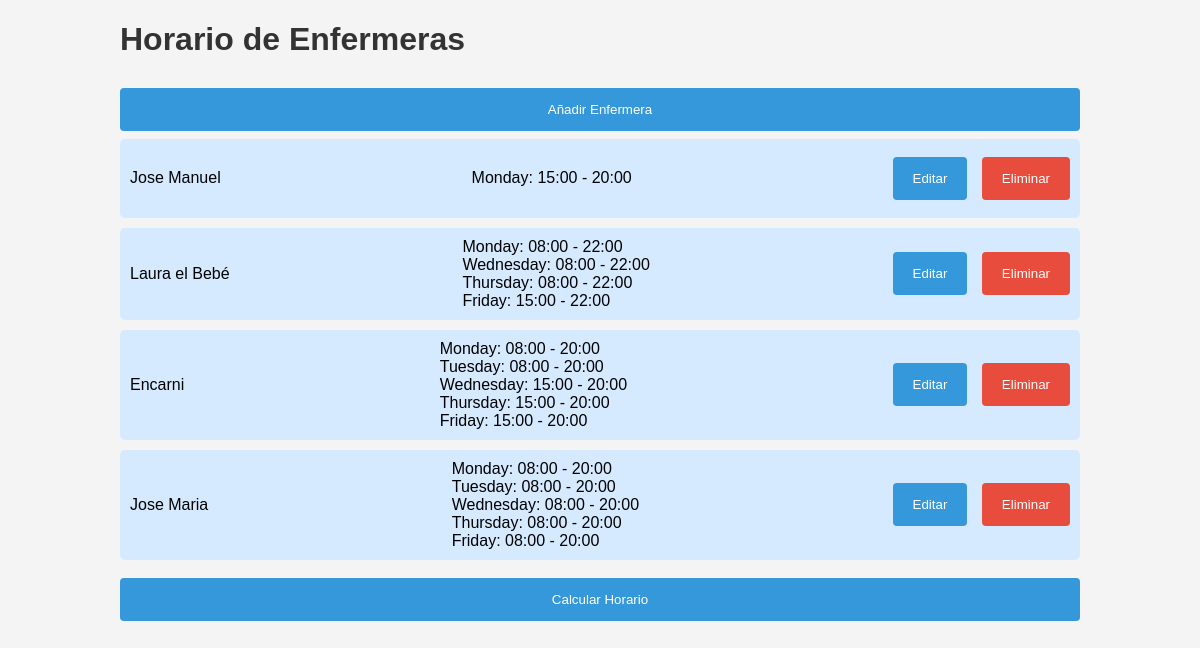
The page / on the database its author committed.
### models.py (models this page shows)
class Nurse(db.Model):
    id = db.Column(db.Integer, primary_key=True)
    name = db.Column(db.String(50), nullable=False)
    role = db.Column(db.String(50), nullable=False)  # Nuevo campo para roles
    availabilities = db.relationship('Availability', backref='nurse', cascade='all, delete-orphan', lazy=True)

class Availability(db.Model):
    id = db.Column(db.Integer, primary_key=True)
    nurse_id = db.Column(db.Integer, db.ForeignKey('nurse.id'), nullable=False)
    day = db.Column(db.String(50), nullable=False)
    start_time = db.Column(db.String(5), nullable=False)
    end_time = db.Column(db.String(5), nullable=False)

### app.py (the view)
@app.route('/')
def index():
    nurses = Nurse.query.all()
    return render_template('index.html', nurses=nurses)

### templates/index.html (shortened to what this page needs)
<!DOCTYPE html>
<html lang="en">
<head>
    <link rel="stylesheet" href="{{ url_for('static', filename='styles.css') }}">
</head>
<body>
    <div class="container">
        <h1>Horario de Enfermeras</h1>
        <button onclick="window.location.href='/add_nurse_form'">Añadir Enfermera</button>
        <div>
            {% for nurse in nurses %}
                <div class="nurse-list">
                    <span>{{ nurse.name }}</span>
                    <span>
                        {% for availability in nurse.availabilities %}
                            <div>{{ availability.day }}: {{ availability.start_time }} - {{ availability.end_time }}</div>
                        {% endfor %}
                    </span>
                    <span>
                        <button onclick="window.location.href='/edit_nurse_form/{{ nurse.id }}'">Editar</button>
                        <button class="cancel" onclick="window.location.href='/delete_nurse/{{ nurse.id }}'">Eliminar</button>
                    </span>
                </div>
            {% endfor %}
        </div>
        <button onclick="window.location.href='/generate_schedule'">Calcular Horario</button>
    </div>
</body>
</html>

### static/styles.css (style rules this page uses)
body { font-family: Arial, sans-serif; background-color: #f4f4f4; margin: 0; padding: 0; }
.container { width: 80%; margin: auto; overflow: hidden; }
h1, h2, h3 { color: #333; }
button { width: 100%; background-color: #3498db; color: white; padding: 14px 20px; margin: 8px 0; border: none; border-radius: 4px; cursor: pointer; }
button.cancel { background-color: #e74c3c; }
.nurse-list { background: #d6eaff; padding: 10px; border-radius: 5px; margin-bottom: 10px; display: flex; justify-content: space-between; align-items: center; }
.nurse-list button { width: auto; margin-left: 10px; }

### rows shown on the page
Nurse: name "Jose Manuel"
Availability: day "Monday", start_time "15:00", end_time "20:00"
Nurse: name "Laura el Bebé"
Availability: day "Monday", start_time "08:00", end_time "22:00"
Availability: day "Wednesday", start_time "08:00", end_time "22:00"
Availability: day "Thursday", start_time "08:00", end_time "22:00"
Availability: day "Friday", start_time "15:00", end_time "22:00"
Nurse: name "Encarni"
Availability: day "Monday", start_time "08:00", end_time "20:00"
Availability: day "Tuesday", start_time "08:00", end_time "20:00"
Availability: day "Wednesday", start_time "15:00", end_time "20:00"
Availability: day "Thursday", start_time "15:00", end_time "20:00"
Availability: day "Friday", start_time "15:00", end_time "20:00"
Nurse: name "Jose Maria"
Availability: day "Monday", start_time "08:00", end_time "20:00"
Availability: day "Tuesday", start_time "08:00", end_time "20:00"
Availability: day "Wednesday", start_time "08:00", end_time "20:00"
Availability: day "Thursday", start_time "08:00", end_time "20:00"
Availability: day "Friday", start_time "08:00", end_time "20:00"
